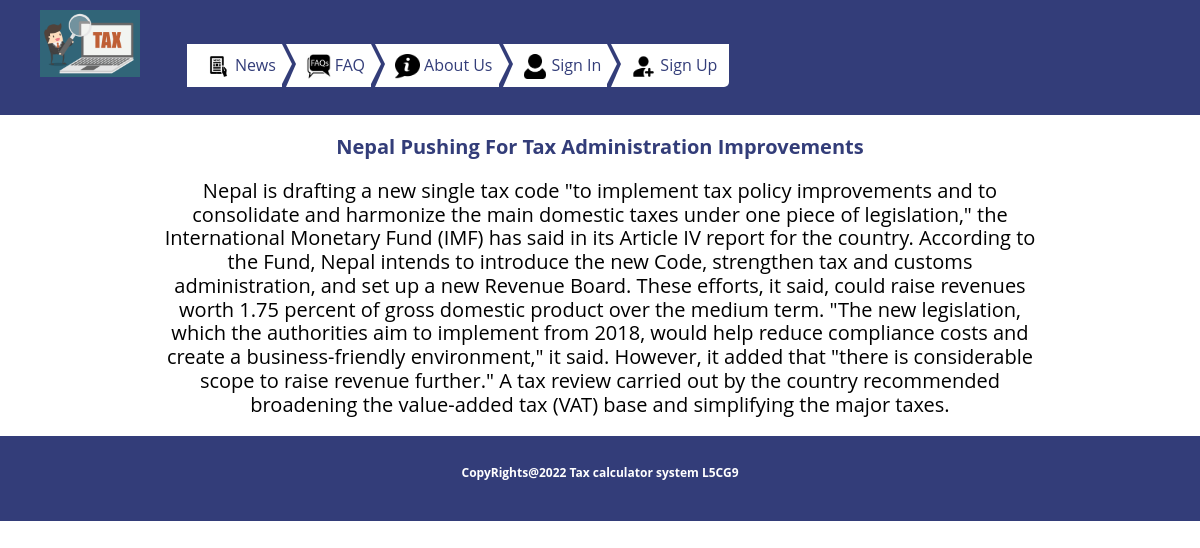
The page /news/1/ on the database its author committed.
### final/models.py (models this page shows, shortened)
class Post(models.Model): # creating class for news to store in database
    title = models.CharField(max_length=100)
    content = models.TextField()

### final/views.py (the view)
# urls.py: path('news/<int:pk>/', BlogDetailView.as_view(), name='inside-news'),
class BlogDetailView(DetailView): #making class for individual news page
    model = Post
    template_name = 'inside-news.html'

### templates/inside-news.html (shortened to what this page needs)
{% extends 'base.html' %}
{% load static %}
{% block content %}
<body>
  <div id="wrapper">
    <main>
      <section class="section-inside-news container">
        <div class="descp">
          <artcle class="new-articles">
            <div class="inside-article">
              <h3>{{ post.title }}<h3>
                  <div class="paragraph">
                    <p>{{ post.content }}</p>
                  </div>
            </div>
          </artcle>
        </div>
      </section>
    </main>
  </div>
</body>
{% endblock content %}

### static/css/style.css (style rules this page uses)
body { margin: 0; }
body { color: #012c5c; background: #fff; font: 16px/1.1875 "Open Sans", "Helvetica Neue", Helvetica, sans-serif; min-width: 320px; -webkit-font-smoothing: antialiased; -moz-osx-font-smoothing: grayscale; }
main { display: block; }
.container { width: 95%; max-width: 1170px; margin: 0 auto; }
h3 { font-size: 20px; color: #333d79ff; }
.section-inside-news { margin-top: 20px; }
.descp { width: 77%; margin: 0 auto; }
.inside-article h3 { margin-bottom: 20px; text-align: center; }
.paragraph p { color: #000; font-weight: normal; }

### rows shown on the page
Post: title "Nepal Pushing For Tax Administration Improvements", content "Nepal is drafting a new single tax code \"to implement tax policy improvements and to consolidate and harmonize the main domestic taxes under one piece of legislation,\" the International Monetary Fund (IMF) has said in its Article IV report for the country. According to the Fund, Nepal intends to introduce the new Code, strengthen tax and customs administration, and set up a new Revenue Board. These efforts, it said, could raise revenues worth 1.75 percent of gross domestic product over the medium term. \"The new legislation, which the authorities aim to implement from 2018, would help reduce compliance costs and create a business-friendly environment,\" it said. However, it added that \"there…"
